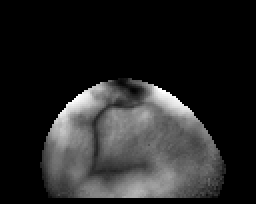
#> input picture data/一期数据/test/022-TJZL-00087-WJ-201811161446-D.bmp, 128 x 102 px, given as the content of the folder ../data/一期数据/test/022-TJZL-00087-WJ-201811161446-D.bmp, which was not available (shown 2 times larger)
$ python GaussianBlur.py   (older library calls are emulated)
#> lines starting #> are read from the running program, lines starting #| are printed output that depends on the picture; pictures that were not available may be replaced by others from this repository, and a replacement may not be noted
#> in apply_gaussian_to_folder, image is the input picture: PIL image 128x102 L; min 0, max 255, mean 36.7
import os

import cv2
import numpy as np
from PIL import Image

def adaptive_gaussian_filter(image, max_window_size=7, sigma=1, threshold=10):
    """
    自适应高斯滤波器。

    Parameters:
    - image: PIL Image 对象或 NumPy 数组，表示输入图像。
    - max_window_size: 高斯滤波器的最大窗口大小。
    - sigma: 高斯分布的标准差。
    - threshold: 自适应调整的阈值。

    Returns:
    - filtered_image: PIL Image 对象，表示滤波后的图像。
    """
#> called with max_window_size = 7, sigma = 1, threshold = 10

    # 将 PIL Image 转换为 NumPy 数组
    if isinstance(image, Image.Image):
        image = np.array(image)

    # 获取图像梯度
    gradient_x = cv2.Sobel(image, cv2.CV_64F, 1, 0, ksize=3)
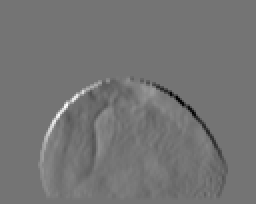
#> gradient_x: shape (102, 128) float64 (shown 2 times larger); min -789, max 936, mean 0; drawn with min black and max white
    gradient_y = cv2.Sobel(image, cv2.CV_64F, 0, 1, ksize=3)
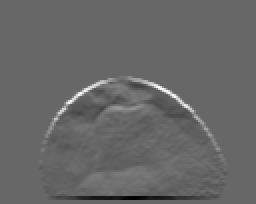
#> gradient_y: shape (102, 128) float64 (shown 2 times larger); min -695, max 1015, mean 0; drawn with min black and max white

    # 计算像素梯度幅度
    gradient_magnitude = np.sqrt(gradient_x**2 + gradient_y**2)
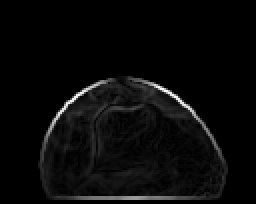
#> gradient_magnitude: shape (102, 128) float64 (shown 2 times larger); min 0, max 1136.4, mean 41.1; drawn with min black and max white

    # 计算局部方差
    local_var = cv2.GaussianBlur(gradient_magnitude**2, (max_window_size, max_window_size), sigma) - \
                cv2.GaussianBlur(gradient_magnitude, (max_window_size, max_window_size), sigma)**2
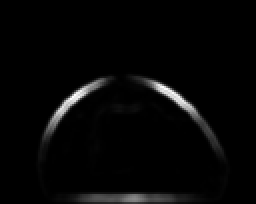
#> local_var: shape (102, 128) float64 (shown 2 times larger); min 0, max 198000, mean 5050.4; drawn with min black and max white

    # 初始化窗口大小，设置为奇数
    window_size = (3, 3)

    # 根据局部方差自适应调整窗口大小
    window_size = tuple(int(s) if int(s) % 2 != 0 else int(s) + 1 for s in window_size)  # 确保是奇数
    window_size = np.clip(np.asarray(window_size), 3, max_window_size)  # 限制窗口大小在合理范围内

    # 自适应高斯滤波
    filtered_image = cv2.GaussianBlur(image, tuple(window_size), sigma)
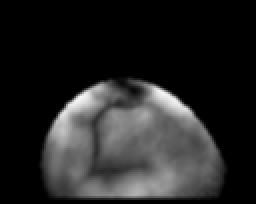
#> filtered_image: shape (102, 128) (shown 2 times larger); min 0, max 248, mean 36.7

    # 将 NumPy 数组转换为 PIL Image
    filtered_image = Image.fromarray(filtered_image.astype(np.uint8))

    return filtered_image


def apply_gaussian_to_folder(input_folder, output_folder):
    # 创建保存目录
    os.makedirs(output_folder, exist_ok=True)

    # 遍历输入目录中的每个子目录（benign和malignant）
    for class_folder in os.listdir(input_folder):
        class_input_path = os.path.join(input_folder, class_folder)
        class_output_path = os.path.join(output_folder, class_folder)

        # 创建保存增强图像的子目录
        os.makedirs(class_output_path, exist_ok=True)

        # 遍历每个子目录中的图像文件
        for file_name in os.listdir(class_input_path):
            file_path = os.path.join(class_input_path, file_name)
            output_file_path = os.path.join(class_output_path, file_name)

            # 读取图像
            image = Image.open(file_path)

            enhanced_image = adaptive_gaussian_filter(image)

            # 保存增强后的图像
            enhanced_image.save(os.path.join(class_output_path, "gauss_" + file_name))

if __name__ == '__main__':
    # 指定原始图像文件夹和保存增强图像的文件夹
    input_folder = "../data/一期数据/test"
    output_folder = "../data/一期gauss/test"

    # 应用gamma增强
    apply_gaussian_to_folder(input_folder, output_folder)
